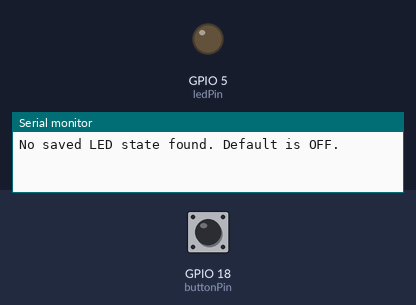
Recording of a sketch running on a simulated ESP32. Parts: output pins drawn as LEDs (lit = HIGH), the last lines printed to the serial monitor. Inputs (shaded band) come from the test bench; at power-on: GPIO 18 (buttonPin) LOW. EEPROM starts erased.

Above: at 1.2 s.
1.3 s: GPIO 18 (buttonPin) pulled HIGH for 0.15 s
At 2.2 s:
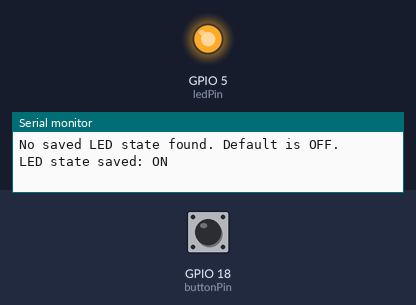
2.9 s: GPIO 18 (buttonPin) pulled HIGH for 1 s
At 3.5 s:
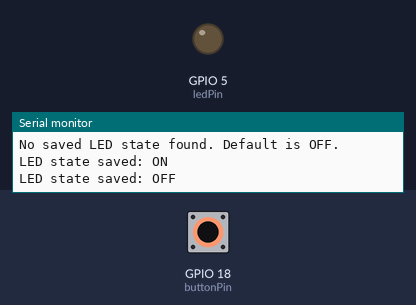
5.4 s: GPIO 18 (buttonPin) pulled HIGH for 3.2 s
At 6.5 s:
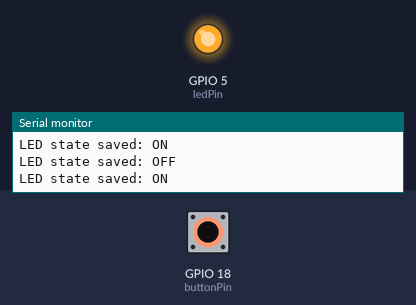
Timing chart, 0 to 8.4 s (numbered marks = the images above; inputs shaded):
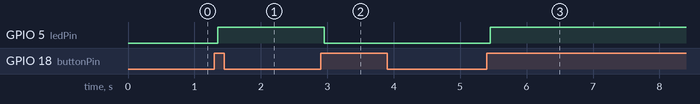

Measured:
- after the input at 1.3 s, GPIO 5 (ledPin): LOW → HIGH after 0.05 s
- after the input at 2.9 s, GPIO 5 (ledPin): HIGH → LOW after 0.05 s
- after the input at 5.4 s, GPIO 5 (ledPin): LOW → HIGH after 0.05 s

The sketch:

main.ino
```cpp
#include <Preferences.h>

// Create Preferences object
Preferences preferences;

// Pin definitions
const int ledPin = 5;    // LED pin
const int buttonPin = 18; // Push button pin

bool ledState = false;   // LED state

void setup() {
  Serial.begin(115200);

  // Pin setup
  pinMode(ledPin, OUTPUT);
  pinMode(buttonPin, INPUT_PULLDOWN);

  // Initialize Preferences
  preferences.begin("ledPrefs", false);

  // Check if a previous LED state exists
  if (preferences.isKey("ledState")) {
    ledState = preferences.getBool("ledState", false);
    Serial.println("Loaded LED state: " + String(ledState ? "ON" : "OFF"));
  } else {
    Serial.println("No saved LED state found. Default is OFF.");
  }

  // Apply the saved LED state
  digitalWrite(ledPin, ledState ? HIGH : LOW);
}

void loop() {
  static bool lastButtonState = LOW;  // Previous button state
  bool buttonState = digitalRead(buttonPin);  // Current button state

  // Check for button press (low-to-high transition)
  if (buttonState == HIGH && lastButtonState == LOW) {
    delay(50);  // Debounce delay
    if (digitalRead(buttonPin) == HIGH) {
      // Toggle LED state
      ledState = !ledState;

      // Save the LED state in preferences
      preferences.putBool("ledState", ledState);
      Serial.println("LED state saved: " + String(ledState ? "ON" : "OFF"));

      // Update LED
      digitalWrite(ledPin, ledState ? HIGH : LOW);
    }
  }

  lastButtonState = buttonState;  // Update last button state
}
```
